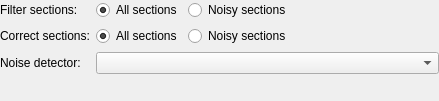
<?xml version="1.0" encoding="UTF-8"?>
<ui version="4.0">
 <class>ViNoiseDetectorWidget</class>
 <widget class="QWidget" name="ViNoiseDetectorWidget">
  <property name="geometry">
   <rect>
    <x>0</x>
    <y>0</y>
    <width>439</width>
    <height>101</height>
   </rect>
  </property>
  <property name="sizePolicy">
   <sizepolicy hsizetype="Preferred" vsizetype="Preferred">
    <horstretch>0</horstretch>
    <verstretch>0</verstretch>
   </sizepolicy>
  </property>
  <property name="windowTitle">
   <string>Form</string>
  </property>
  <layout class="QFormLayout" name="formLayout">
   <property name="fieldGrowthPolicy">
    <enum>QFormLayout::AllNonFixedFieldsGrow</enum>
   </property>
   <property name="leftMargin">
    <number>0</number>
   </property>
   <property name="topMargin">
    <number>0</number>
   </property>
   <property name="rightMargin">
    <number>0</number>
   </property>
   <property name="bottomMargin">
    <number>0</number>
   </property>
   <item row="1" column="0">
    <widget class="QLabel" name="filterLabel">
     <property name="text">
      <string>Filter sections:</string>
     </property>
    </widget>
   </item>
   <item row="1" column="1">
    <widget class="QWidget" name="filterContainer" native="true">
     <layout class="QGridLayout" name="gridLayout">
      <property name="leftMargin">
       <number>0</number>
      </property>
      <property name="topMargin">
       <number>0</number>
      </property>
      <property name="rightMargin">
       <number>0</number>
      </property>
      <property name="bottomMargin">
       <number>0</number>
      </property>
      <item row="0" column="1">
       <widget class="QRadioButton" name="filterNoiseRadioButton">
        <property name="text">
         <string>Noisy sections</string>
        </property>
       </widget>
      </item>
      <item row="0" column="0">
       <widget class="QRadioButton" name="filterAllRadioButton">
        <property name="text">
         <string>All sections</string>
        </property>
        <property name="checked">
         <bool>true</bool>
        </property>
       </widget>
      </item>
      <item row="0" column="2">
       <spacer name="horizontalSpacer">
        <property name="orientation">
         <enum>Qt::Horizontal</enum>
        </property>
        <property name="sizeHint" stdset="0">
         <size>
          <width>40</width>
          <height>20</height>
         </size>
        </property>
       </spacer>
      </item>
     </layout>
    </widget>
   </item>
   <item row="2" column="0">
    <widget class="QLabel" name="correctLabel">
     <property name="text">
      <string>Correct sections:</string>
     </property>
    </widget>
   </item>
   <item row="2" column="1">
    <widget class="QWidget" name="correctContainer" native="true">
     <layout class="QGridLayout" name="gridLayout_2">
      <property name="leftMargin">
       <number>0</number>
      </property>
      <property name="topMargin">
       <number>0</number>
      </property>
      <property name="rightMargin">
       <number>0</number>
      </property>
      <property name="bottomMargin">
       <number>0</number>
      </property>
      <item row="0" column="0">
       <widget class="QRadioButton" name="correctAllRadioButton">
        <property name="text">
         <string>All sections</string>
        </property>
        <property name="checked">
         <bool>true</bool>
        </property>
       </widget>
      </item>
      <item row="0" column="2">
       <spacer name="horizontalSpacer_2">
        <property name="orientation">
         <enum>Qt::Horizontal</enum>
        </property>
        <property name="sizeHint" stdset="0">
         <size>
          <width>40</width>
          <height>20</height>
         </size>
        </property>
       </spacer>
      </item>
      <item row="0" column="1">
       <widget class="QRadioButton" name="correctNoiseRadioButton">
        <property name="text">
         <string>Noisy sections</string>
        </property>
        <property name="checked">
         <bool>false</bool>
        </property>
       </widget>
      </item>
     </layout>
    </widget>
   </item>
   <item row="3" column="1">
    <widget class="QComboBox" name="detectorComboBox"/>
   </item>
   <item row="3" column="0">
    <widget class="QLabel" name="detectorLabel">
     <property name="sizePolicy">
      <sizepolicy hsizetype="Preferred" vsizetype="Preferred">
       <horstretch>0</horstretch>
       <verstretch>0</verstretch>
      </sizepolicy>
     </property>
     <property name="text">
      <string>Noise detector:</string>
     </property>
    </widget>
   </item>
  </layout>
 </widget>
 <resources/>
 <connections/>
</ui>
